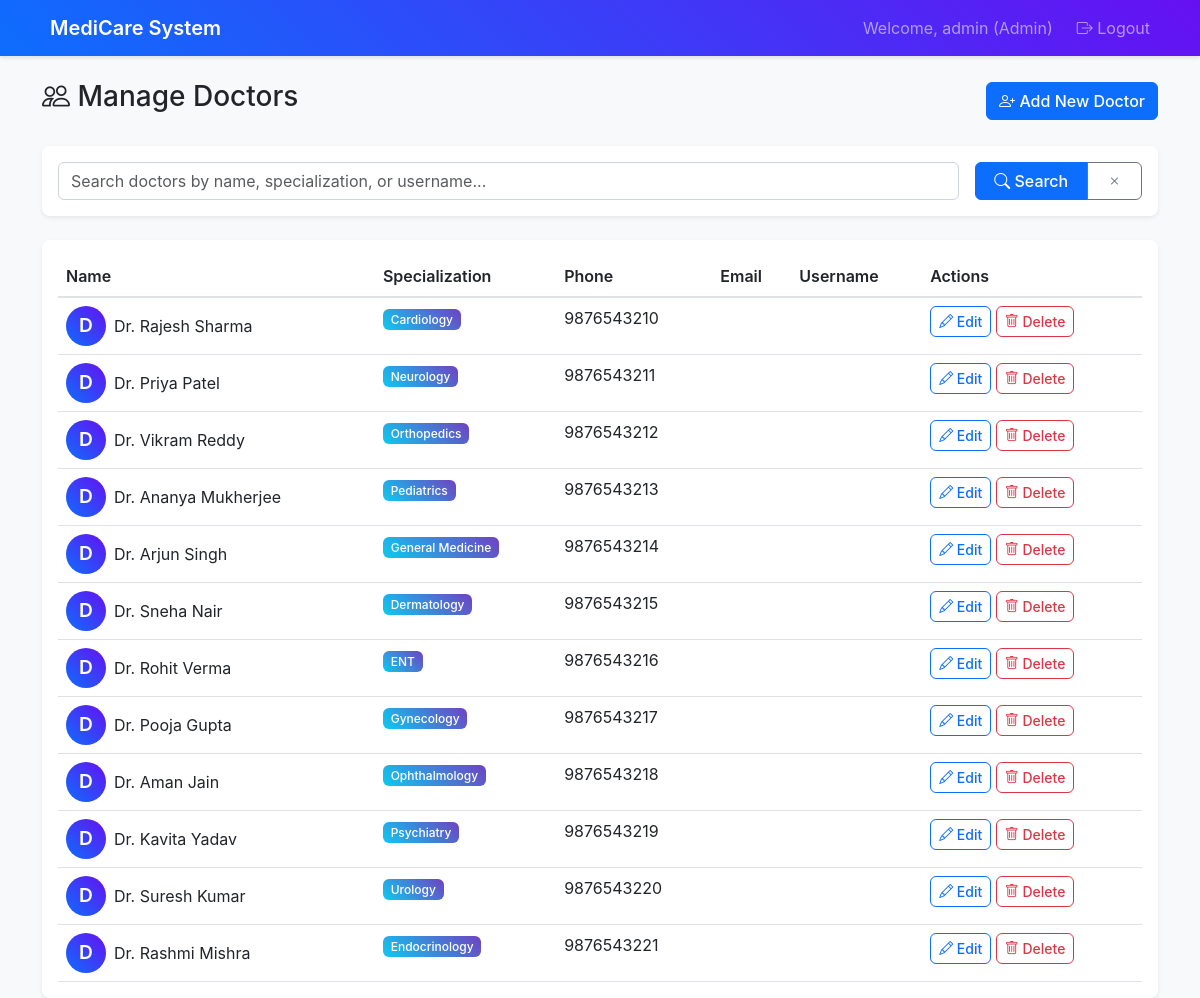
Page /admin/doctors (signed in) on the committed database.
### app.py (models this page shows)
class Doctor(db.Model):
    __tablename__ = 'doctors'
    id: Mapped[int] = mapped_column(primary_key=True)
    user_id: Mapped[int] = mapped_column(db.ForeignKey('users.id'), nullable=False)
    name: Mapped[str] = mapped_column(nullable=False)
    specialization: Mapped[str] = mapped_column(nullable=True)
    phone: Mapped[str] = mapped_column(nullable=True)
    availability_days: Mapped[str] = mapped_column(nullable=True)
    availability_hours: Mapped[str] = mapped_column(nullable=True)
    availability_slots: Mapped[str] = mapped_column(nullable=True)
    created_at: Mapped[datetime] = mapped_column(default=datetime.utcnow)
    user = db.relationship('User', back_populates='doctor')
    appointments = db.relationship('Appointment', back_populates='doctor')

### routes.py (the view)
@app.route('/admin/doctors')
@login_required
@role_required(['admin'])
def manage_doctors():
    search_query = request.args.get('search', '').strip()
    if search_query:
        doctors = Doctor.query.join(User).filter(
            (Doctor.name.like(f'%{search_query}%')) |
            (Doctor.specialization.like(f'%{search_query}%')) |
            (User.username.like(f'%{search_query}%'))
        ).all()
    else:
        doctors = Doctor.query.join(User).all()
    return render_template('manage_doctors.html', doctors=doctors, search_query=search_query)

### routes.py (called while the page is built)
def login_required(f):
    @wraps(f)
    def decorated_function(*args, **kwargs):
        if 'user_id' not in session:
            return redirect(url_for('login'))
        return f(*args, **kwargs)
    return decorated_function

def role_required(roles):
    def decorator(f):
        @wraps(f)
        def decorated_function(*args, **kwargs):
            if 'user_role' not in session or session['user_role'] not in roles:
                flash('Access denied. Insufficient permissions.', 'error')
                return redirect(url_for('login'))
            return f(*args, **kwargs)
        return decorated_function
    return decorator

### templates/manage_doctors.html (shortened to what this page needs)
{% extends "base.html" %}
{% block content %}
<div class="row">
    <div class="col-12">
        <div class="d-flex justify-content-between align-items-center mb-4">
            <h1 class="h3">
                <i class="bi bi-people"></i> Manage Doctors
            </h1>
            <a href="{{ url_for('add_doctor') }}" class="btn btn-primary">
                <i class="bi bi-person-plus"></i> Add New Doctor
            </a>
        </div>
    </div>
</div>
<div class="row">
    <div class="col-12">
        <div class="card mb-4">
            <div class="card-body">
                <form method="GET" class="row g-3" id="doctorSearchForm">
                    <div class="col-md-10">
                        <input type="text" class="form-control" name="search" id="doctorSearchInput" placeholder="Search doctors by name, specialization, or username..." value="{{ search_query or '' }}">
                    </div>
                    <div class="col-md-2">
                        <div class="btn-group w-100" role="group">
                            <button type="submit" class="btn btn-primary">
                                <i class="bi bi-search"></i> Search
                            </button>
                            <button type="button" class="btn btn-outline-secondary" onclick="clearDoctorSearch()">
                                <i class="bi bi-x"></i>
                            </button>
                        </div>
                    </div>
                </form>
            </div>
        </div>
        <div class="card">
            <div class="card-body">
                {% if doctors %}
                <div class="table-responsive">
                    <table class="table table-hover">
                        <thead>
                            <tr>
                                <th>Name</th>
                                <th>Specialization</th>
                                <th>Phone</th>
                                <th>Email</th>
                                <th>Username</th>
                                <th>Actions</th>
                            </tr>
                        </thead>
                        <tbody>
                            {% for doctor in doctors %}
                            <tr>
                                <td>
                                    <div class="d-flex align-items-center">
                                        <div class="avatar bg-primary text-white rounded-circle d-flex align-items-center justify-content-center me-2" style="width: 40px; height: 40px;">
                                            {{ doctor.name[0] }}
                                        </div>
                                        {{ doctor.name }}
                                    </div>
                                </td>
                                <td>
                                    <span class="badge bg-info">{{ doctor.specialization }}</span>
                                </td>
                                <td>{{ doctor.phone or '-' }}</td>
                                <td>{{ doctor.email }}</td>
                                <td>{{ doctor.username }}</td>
                                <td>
                                    <a href="{{ url_for('edit_doctor', doctor_id=doctor.id) }}" class="btn btn-sm btn-outline-primary">
                                        <i class="bi bi-pencil"></i> Edit
                                    </a>
                                    <form method="POST" action="{{ url_for('delete_doctor', doctor_id=doctor.id) }}" class="d-inline" onsubmit="return confirm('Are you sure you want to delete this doctor? This action cannot be undone.')">
                                        <button type="submit" class="btn btn-sm btn-outline-danger">
                                            <i class="bi bi-trash"></i> Delete
                                        </button>
                                    </form>
                                </td>
                            </tr>
                            {% endfor %}
                        </tbody>
                    </table>
                </div>
                {% endif %}
            </div>
        </div>
    </div>
</div>
{% endblock %}

### static/style.css (style rules this page uses)
:root { --primary-color: #0d6efd; --success-color: #198754; --info-color: #0dcaf0; --warning-color: #ffc107; --danger-color: #dc3545; --light-color: #f8f9fa; --dark-color: #212529; }
body { background-color: #f8f9fa; font-family: -apple-system, BlinkMacSystemFont, 'Segoe UI', Roboto, sans-serif; }
.card { border: none; box-shadow: 0 0.125rem 0.25rem rgba(0, 0, 0, 0.075); border-radius: 0.5rem; transition: box-shadow 0.15s ease-in-out; }
.avatar { font-weight: 600; font-size: 1.2em; }
.btn { border-radius: 0.375rem; font-weight: 500; transition: all 0.15s ease-in-out; }
.btn-primary { background-color: var(--primary-color); border-color: var(--primary-color); }
.form-control, .form-select { border-radius: 0.375rem; border: 1px solid #ced4da; transition: border-color 0.15s ease-in-out, box-shadow 0.15s ease-in-out; }
.badge { font-weight: 500; border-radius: 0.375rem; }
.table { margin-bottom: 0; }
.table th { font-weight: 600; color: var(--dark-color); border-bottom: 2px solid #dee2e6; }
.bg-primary { background: linear-gradient(45deg, #0d6efd, #6610f2) !important; }
.bg-info { background: linear-gradient(45deg, #0dcaf0, #6f42c1) !important; }
.card, .alert { animation: fadeInUp 0.5s ease-out; }

### rows in the picture
Doctor: name "D", name "Dr. Rajesh Sharma", specialization "Cardiology", phone "9876543210"
Doctor: name "D", name "Dr. Priya Patel", specialization "Neurology", phone "9876543211"
Doctor: name "D", name "Dr. Vikram Reddy", specialization "Orthopedics", phone "9876543212"
Doctor: name "D", name "Dr. Ananya Mukherjee", specialization "Pediatrics", phone "9876543213"
Doctor: name "D", name "Dr. Arjun Singh", specialization "General Medicine", phone "9876543214"
Doctor: name "D", name "Dr. Sneha Nair", specialization "Dermatology", phone "9876543215"
Doctor: name "D", name "Dr. Rohit Verma", specialization "ENT", phone "9876543216"
Doctor: name "D", name "Dr. Pooja Gupta", specialization "Gynecology", phone "9876543217"
Doctor: name "D", name "Dr. Aman Jain", specialization "Ophthalmology", phone "9876543218"
Doctor: name "D", name "Dr. Kavita Yadav", specialization "Psychiatry", phone "9876543219"
Doctor: name "D", name "Dr. Suresh Kumar", specialization "Urology", phone "9876543220"
Doctor: name "D", name "Dr. Rashmi Mishra", specialization "Endocrinology", phone "9876543221"

### other values in the picture
{{ session.username }} "admin"
{{ session.user_role.title() }} "Admin"
